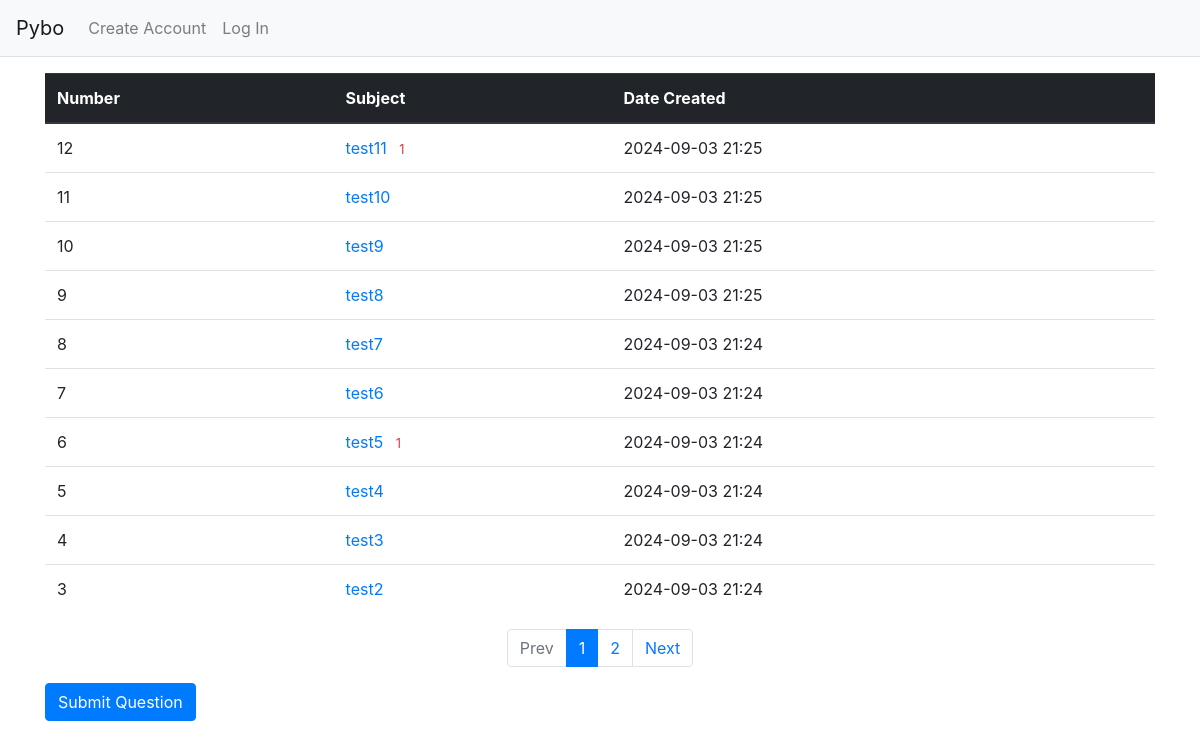
Page /question/list/ on the committed database.
### pybo/models.py (models this page shows)
class Question(db.Model):
    id = db.Column(db.Integer, primary_key=True)
    subject = db.Column(db.String(200), nullable=False)
    content = db.Column(db.Text(), nullable=False)
    create_date = db.Column(db.DateTime(), nullable=False)

### pybo/views/question_views.py (the view)
@bp.route('/list/')
def _list():
    page = request.args.get('page', type=int, default=1)
    question_list = Question.query.order_by(Question.create_date.desc())
    question_list = question_list.paginate(page=page, per_page=10)
    return render_template(
        'question/question_list.html',
        question_list=question_list
    )

### pybo/filter.py (called while the page is built)
def format_datetime(value, fmt='%Y-%m-%d %H:%M'):
    return value.strftime(fmt)

### pybo/templates/question/question_list.html
{% extends 'base.html' %}
{% block content %}
<div class="container my-3">
    <table class="table">
        <thead>
        <tr class="thead-dark">
            <th>Number</th>
            <th>Subject</th>
            <th>Date Created</th>
        </tr>
        </thead>
        <tbody>
        {% if question_list %}
        {% for question in question_list.items %}
        <tr>
            <td>{{ question_list.total - ((question_list.page-1) * question_list.per_page) - loop.index0 }}</td>
            <td>
                <a href="{{ url_for('question.detail', question_id=question.id) }}">{{ question.subject }}</a>
                {% if question.answer_set | length > 0 %}
                <span class="text-danger small ml-2">{{ question.answer_set | length }}</span>
                {% endif %}
            </td>
            <td>{{ question.create_date|datetime }}</td>
        </tr>
        {% endfor %}
        {% else %}
        <tr>
            <td colspan="3">No Question(s).</td>
        </tr>
        {% endif %}
        </tbody>
    </table>
    <ul class="pagination justify-content-center">
        {% if question_list.has_prev %}
        <li class="page-item">
            <a class="page-link" href="?page={{ question_list.prev_num }}">Prev</a>
        </li>
        {% else %}
        <li class="page-item disabled">
            <a class="page-link" tabindex="-1" aria-disabled="true" href="#">Prev</a>
        </li>
        {% endif %}
        {% for page_num in question_list.iter_pages() %}
            {% if page_num %}
                {% if page_num != question_list.page %}
                <li class="page-item">
                    <a class="page-link" href="?page={{ page_num }}">{{ page_num }}</a>
                </li>
                {% else %}
                <li class="page-item active" aria-current="page">
                    <a class="page-link" href="#">{{ page_num }}</a>
                </li>
                {% endif %}
            {% else %}
            <li class="disabled">
                <a class="page-link" href="#">...</a>
            </li>
            {% endif %}
        {% endfor %}
        {% if question_list.has_next %}
        <li class="page-item">
            <a class="page-link" href="?page={{ question_list.next_num }}">Next</a>
        </li>
        {% else %}
        <li class="page-item disabled">
            <a class="page-link" tabindex="-1" aria-disabled="true" href="#">Next</a>
        </li>
        {% endif %}
    </ul>
    <a href="{{ url_for('question.create') }}" class="btn btn-primary">Submit Question</a>
</div>
{% endblock %}

### rows in the picture
Question: id "12", subject "test11", answer_set|length "1", create_date "2024-09-03 21:25"
Question: id "11", subject "test10", create_date "2024-09-03 21:25"
Question: id "10", subject "test9", create_date "2024-09-03 21:25"
Question: id "9", subject "test8", create_date "2024-09-03 21:25"
Question: id "8", subject "test7", create_date "2024-09-03 21:24"
Question: id "7", subject "test6", create_date "2024-09-03 21:24"
Question: id "6", subject "test5", answer_set|length "1", create_date "2024-09-03 21:24"
Question: id "5", subject "test4", create_date "2024-09-03 21:24"
Question: id "4", subject "test3", create_date "2024-09-03 21:24"
Question: id "3", subject "test2", create_date "2024-09-03 21:24"

### other values in the picture
{{ page_num }} "1"
{{ page_num }} "2"
